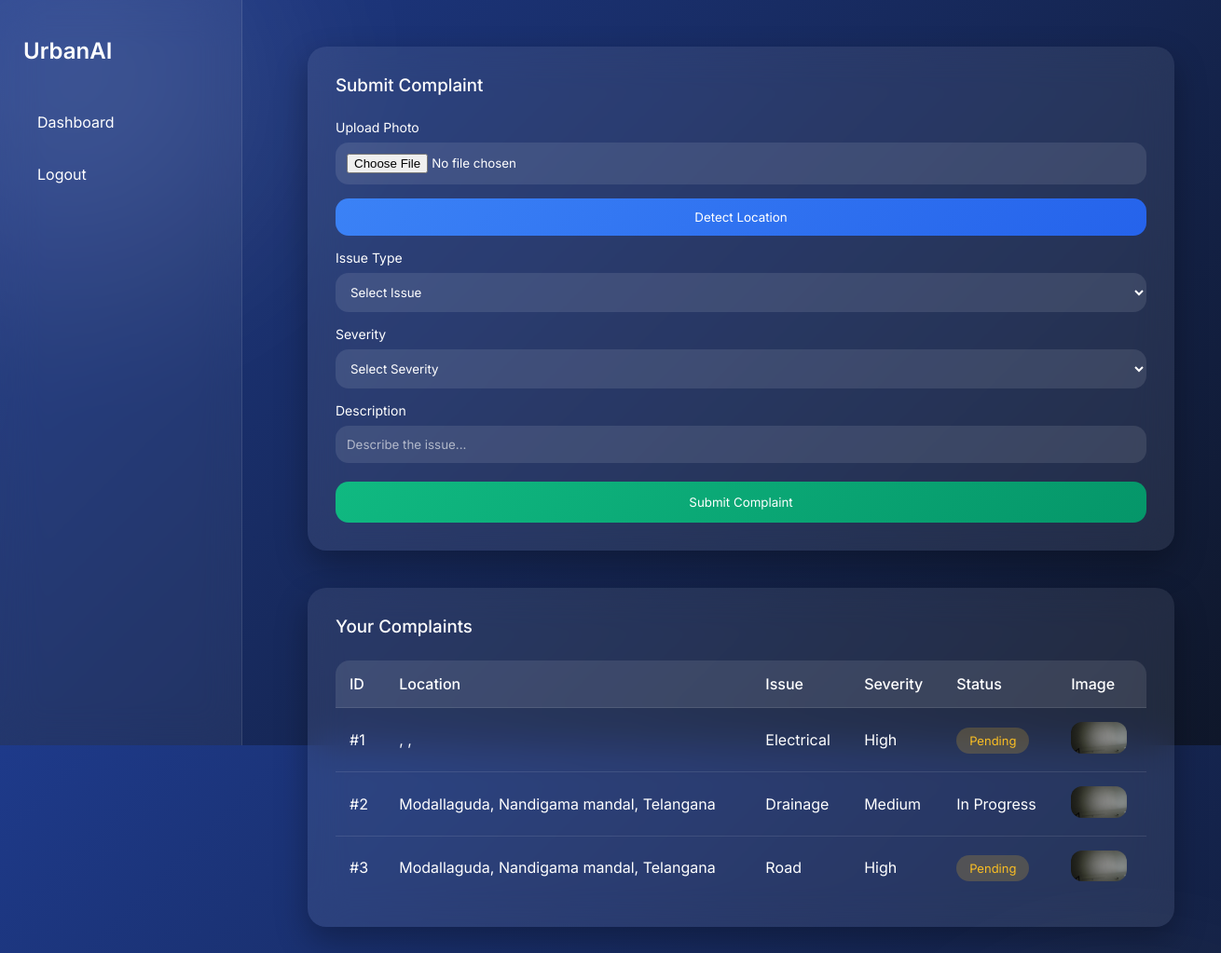
Screenshot of /citizen_dashboard (signed in) with the database file from the repository.
### tables this page shows
CREATE TABLE complaints (
            id INTEGER PRIMARY KEY AUTOINCREMENT,
            user_id INTEGER,
            state TEXT,
            district TEXT,
            city TEXT,
            issue_type TEXT,
            severity TEXT,
            description TEXT,
            image TEXT,
            department TEXT,
            priority TEXT,
            status TEXT
        );

### app.py (the view, shortened to what this page needs)
@app.route("/citizen_dashboard", methods=["GET", "POST"])
def citizen_dashboard():
    if session.get("role") != "citizen":
        return redirect("/login")
    conn = get_db()
    cursor = conn.cursor()
    cursor.execute("""
        SELECT id, state, district, city, issue_type, severity, priority, status, image
        FROM complaints
        WHERE user_id=?
    """, (session["user_id"],))
    complaints = cursor.fetchall()
    conn.close()
    return render_template("citizen_dashboard.html", complaints=complaints)

### app.py (called while the page is built)
def get_db():
    return sqlite3.connect("database.db", timeout=10)

### templates/citizen_dashboard.html (shortened to what this page needs)
<!DOCTYPE html>
<html>
<head>
    <link rel="stylesheet" href="{{ url_for('static', filename='css/style.css') }}">
</head>
<body>
<div class="sidebar">
    <h2>UrbanAI</h2>
    <a href="/citizen_dashboard">Dashboard</a>
    <a href="/logout">Logout</a>
</div>
<div class="main">
    <div class="card">
        <h3>Submit Complaint</h3>
        <form method="POST" enctype="multipart/form-data">
            <label>Upload Photo</label>
            <input type="file" name="image" accept="image/*" capture="environment" required>
            <button type="button" class="location-btn" onclick="getLocation()">
                Detect Location
            </button>
            <label>Issue Type</label>
            <select name="issue_type" required>
                <option value="">Select Issue</option>
            </select>
            <label>Severity</label>
            <select name="severity" required>
                <option value="">Select Severity</option>
            </select>
            <label>Description</label>
            <input type="text" name="description" placeholder="Describe the issue..." required>
            <button type="submit" class="submit-btn">
                Submit Complaint
            </button>
        </form>
    </div>
    <div class="card">
        <h3>Your Complaints</h3>
        <table>
            <tr>
                <th>ID</th>
                <th>Location</th>
                <th>Issue</th>
                <th>Severity</th>
                <th>Status</th>
                <th>Image</th>
            </tr>
            {% for c in complaints %}
            <tr>
                <td>#{{ c[0] }}</td>
                <td>{{ c[3] }}, {{ c[2] }}, {{ c[1] }}</td>
                <td>{{ c[4] }}</td>
                <td>{{ c[5] }}</td>
                <td>
                    {% if c[7] == "Pending" %}
                        <span class="status-pending">Pending</span>
                    {% elif c[7] == "Resolved" %}
                        <span class="status-resolved">Resolved</span>
                    {% else %}
                        {{ c[7] }}
                    {% endif %}
                </td>
                <td>
                    {% if c[8] %}
                        <img src="{{ url_for('static', filename='uploads/' + c[8]) }}" class="complaint-img">
                    {% else %}
                        -
                    {% endif %}
                </td>
            </tr>
            {% endfor %}
        </table>
    </div>
</div>
</body>
</html>

### static/css/style.css (style rules this page uses)
* { margin: 0; padding: 0; box-sizing: border-box; font-family: 'Inter', sans-serif; }
body { min-height: 100vh; background: linear-gradient(135deg, #1e3a8a, #0f172a); overflow-x: hidden; display: flex; }
body::before, body::after { content: ""; position: absolute; width: 400px; height: 400px; border-radius: 50%; background: rgba(255,255,255,0.1); filter: blur(100px); animation: float 10s infinite alternate; }
body::before { top: -100px; left: -100px; }
body::after { bottom: -100px; right: -100px; }
.sidebar { width: 260px; height: 100vh; padding: 40px 25px; background: rgba(255,255,255,0.05); backdrop-filter: blur(20px); color: white; position: fixed; border-right: 1px solid rgba(255,255,255,0.1); }
.sidebar h2 { font-weight: 600; margin-bottom: 40px; }
.sidebar a { display: block; padding: 12px 15px; margin-bottom: 12px; color: white; text-decoration: none; border-radius: 14px; transition: 0.3s; }
.main { margin-left: 280px; padding: 50px; width: 100%; color: white; }
.card { background: rgba(255,255,255,0.08); backdrop-filter: blur(20px); padding: 30px; border-radius: 20px; box-shadow: 0 15px 35px rgba(0,0,0,0.3); margin-bottom: 40px; animation: fadeIn 0.6s ease; }
.card h3 { margin-bottom: 25px; font-weight: 500; }
form label { font-size: 14px; margin-top: 15px; display: block; }
form input, form select { width: 100%; padding: 12px; margin-top: 8px; border-radius: 14px; border: none; outline: none; background: rgba(255,255,255,0.1); color: white; }
form input::placeholder { color: rgba(255,255,255,0.6); }
form select { color: white; }
.location-btn { margin-top: 15px; background: linear-gradient(135deg, #3b82f6, #2563eb); padding: 12px; border: none; border-radius: 14px; color: white; cursor: pointer; width: 100%; transition: 0.3s; }
.submit-btn { margin-top: 20px; background: linear-gradient(135deg, #10b981, #059669); padding: 14px; border: none; border-radius: 14px; color: white; width: 100%; cursor: pointer; transition: 0.3s; }
table { width: 100%; border-collapse: collapse; border-radius: 15px; overflow: hidden; }
table th { padding: 15px; text-align: left; font-weight: 500; background: rgba(255,255,255,0.1); }
table td { padding: 15px; border-top: 1px solid rgba(255,255,255,0.1); }
.complaint-img { width: 60px; border-radius: 12px; }
.status-pending { background: rgba(251,191,36,0.2); color: #fbbf24; padding: 6px 14px; border-radius: 20px; font-size: 13px; }

### rows the page displays
complaints: id "1", issue_type "Electrical", severity "High", status "Pending", image (picture)
complaints: id "2", city "Modallaguda", district "Nandigama mandal", state "Telangana", issue_type "Drainage", severity "Medium", status "In Progress", image (picture)
complaints: id "3", city "Modallaguda", district "Nandigama mandal", state "Telangana", issue_type "Road", severity "High", status "Pending", image (picture)
